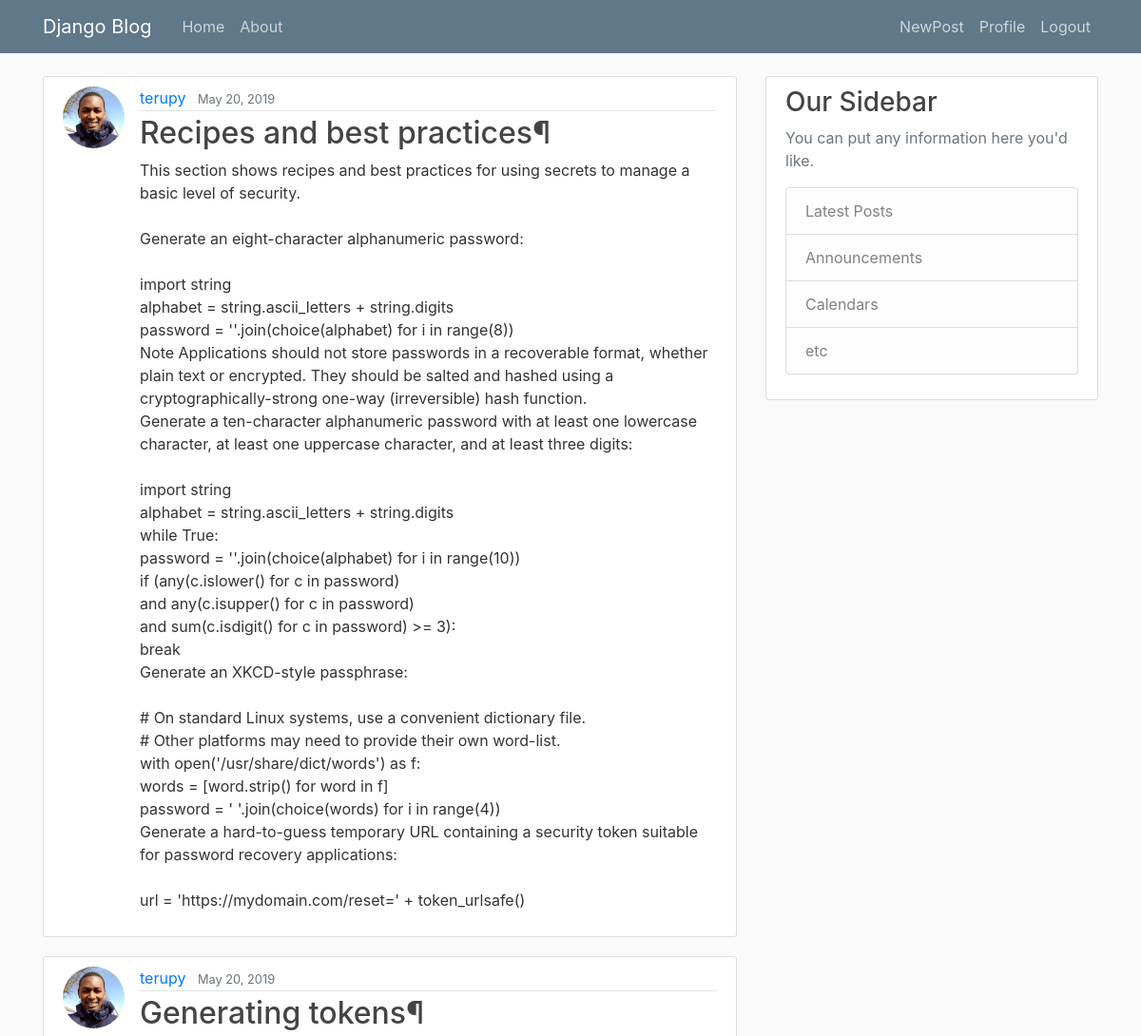
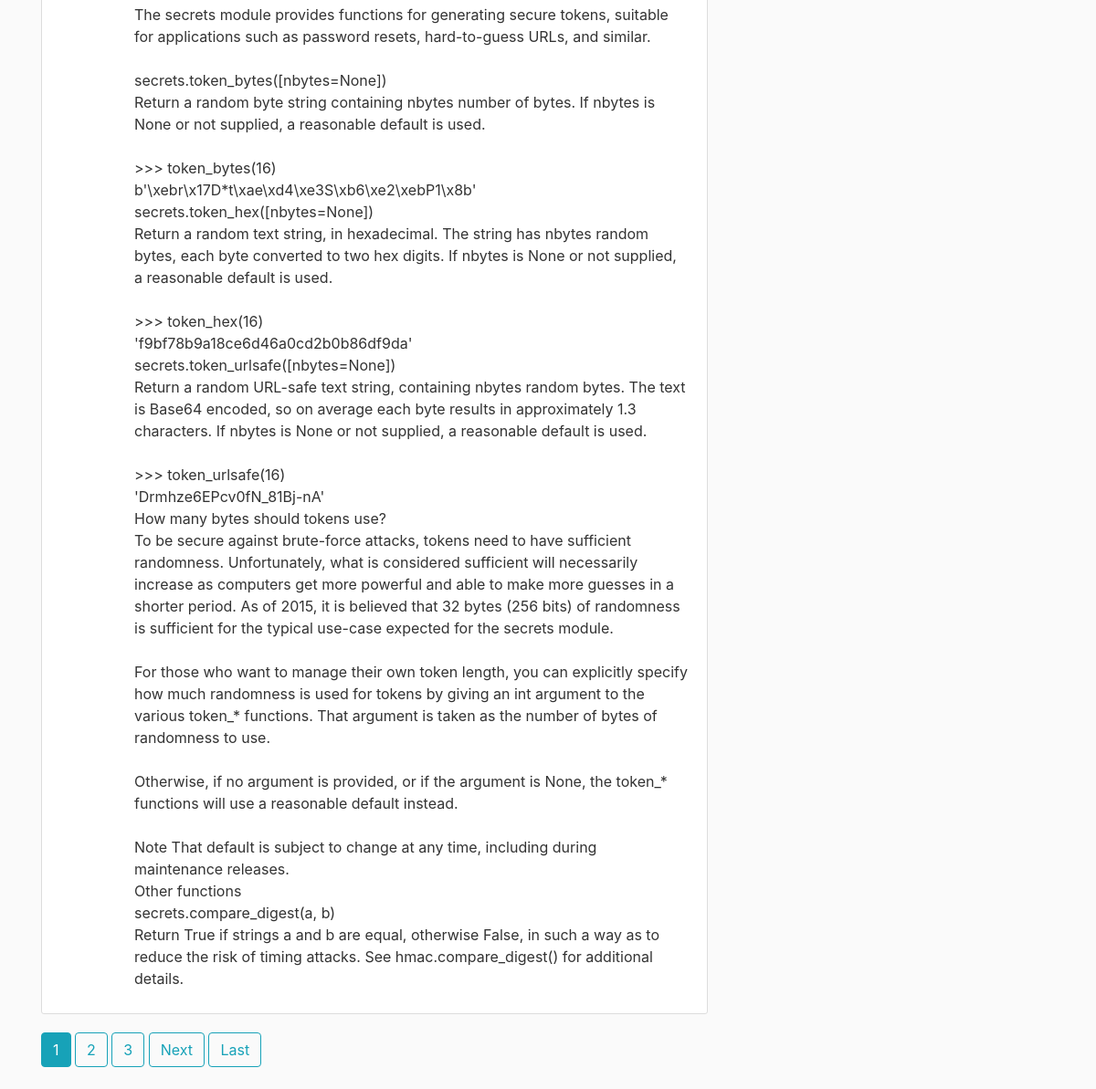
The app's page / (signed in) with its own data (2 pictures, top to bottom).
### blog/models.py (models this page shows, shortened)
class Post(models.Model):
    title = models.CharField(max_length=100)
    content = models.TextField()
    date_posted = models.DateTimeField(default=timezone.now)
    author = models.ForeignKey(User, on_delete=models.CASCADE)

### users/models.py (models this page shows, shortened)
class Profile(models.Model):
	user = models.OneToOneField(User, on_delete=models.CASCADE)
	image = models.ImageField(default='default.jpg', upload_to='profile_pics')

### blog/views.py (the view)
# urls.py: path('', PostListView.as_view(), name='blog-home'),
class PostListView(ListView):
    model = Post
    template_name = 'blog/home.html'  # <app>/<model>_<viewtype>.html
    context_object_name = 'posts'
    ordering = ['-date_posted']
    paginate_by = 2

### blog/templates/blog/home.html (shortened to what this page needs)
{% extends "blog/base.html" %}
{% block content %}
    {% for post in posts %}
        <article class="media content-section">
          <img class="rounded-circle article-img" src="{{ post.author.profile.image.url }}">
          <div class="media-body">
            <div class="article-metadata">
              <a class="mr-2" href="{% url 'user-posts' post.author.username %}">{{ post.author }}</a>
              <small class="text-muted">{{ post.date_posted|date:"F d, Y" }}</small>
            </div>
            <h2><a class="article-title" href="{% url 'post-detail' post.id %}">{{ post.title }}</a></h2>
            <p class="article-content">{{ post.content }}</p>
          </div>
        </article>
    {% endfor %}
    {% if is_paginated %}
      {% for num in page_obj.paginator.page_range %}
        {% if page_obj.number == num %}
          <a class="btn btn-info mb-4" href="?page={{ num }}">{{ num }}</a>
        {% elif num > page_obj.number|add:'-3' and num < page_obj.number|add:'3' %}
          <a class="btn btn-outline-info mb-4" href="?page={{ num }}">{{ num }}</a>
        {% endif %}
      {% endfor %}
      {% if page_obj.has_next %}
        <a class="btn btn-outline-info mb-4" href="?page={{ page_obj.next_page_number }}">Next</a>
        <a class="btn btn-outline-info mb-4" href="?page={{ page_obj.paginator.num_pages }}">Last</a>
      {% endif %}
    {% endif %}
{% endblock content %}

### blog/static/blog/main.css (style rules this page uses)
body { background: #fafafa; color: #333333; margin-top: 5rem; }
h1, h2, h3, h4, h5, h6 { color: #444444; }
.content-section { background: #ffffff; padding: 10px 20px; border: 1px solid #dddddd; border-radius: 3px; margin-bottom: 20px; }
.article-title { color: #444444; }
.article-content { white-space: pre-line; }
.article-img { height: 65px; width: 65px; margin-right: 16px; }
.article-metadata { padding-bottom: 1px; margin-bottom: 4px; border-bottom: 1px solid #e3e3e3 }

### records on screen
Post: author.profile.image (picture), author "terupy", date_posted "May 20, 2019", title "Recipes and best practices¶", content "This section shows recipes and best practices for using secrets to manage a basic level of security. Generate an eight-character alphanumeric password: import string alphabet = string.ascii_letters + string.digits password = ''.join(choice(alphabet) for i in range(8)) Note Applications should not store passwords in a recoverable format, whether plain text or encrypted. They should be salted and hashed using a cryptographically-strong one-way (irreversible) hash function. Generate a ten-character alphanumeric password with at least one lowercase character, at least one uppercase character, and at least three digits: import string alphabet = string.ascii_letters + string.digits while True:…"
Post: author.profile.image (picture), author "terupy", date_posted "May 20, 2019", title "Generating tokens¶", content "The secrets module provides functions for generating secure tokens, suitable for applications such as password resets, hard-to-guess URLs, and similar. secrets.token_bytes([nbytes=None]) Return a random byte string containing nbytes number of bytes. If nbytes is None or not supplied, a reasonable default is used. >>> token_bytes(16) b'\\xebr\\x17D*t\\xae\\xd4\\xe3S\\xb6\\xe2\\xebP1\\x8b' secrets.token_hex([nbytes=None]) Return a random text string, in hexadecimal. The string has nbytes random bytes, each byte converted to two hex digits. If nbytes is None or not supplied, a reasonable default is used. >>> token_hex(16) 'f9bf78b9a18ce6d46a0cd2b0b86df9da' secrets.token_urlsafe([nbytes=None]) Return a…"

### other values on screen
{{ num }} "1"
{{ num }} "2" "3"
